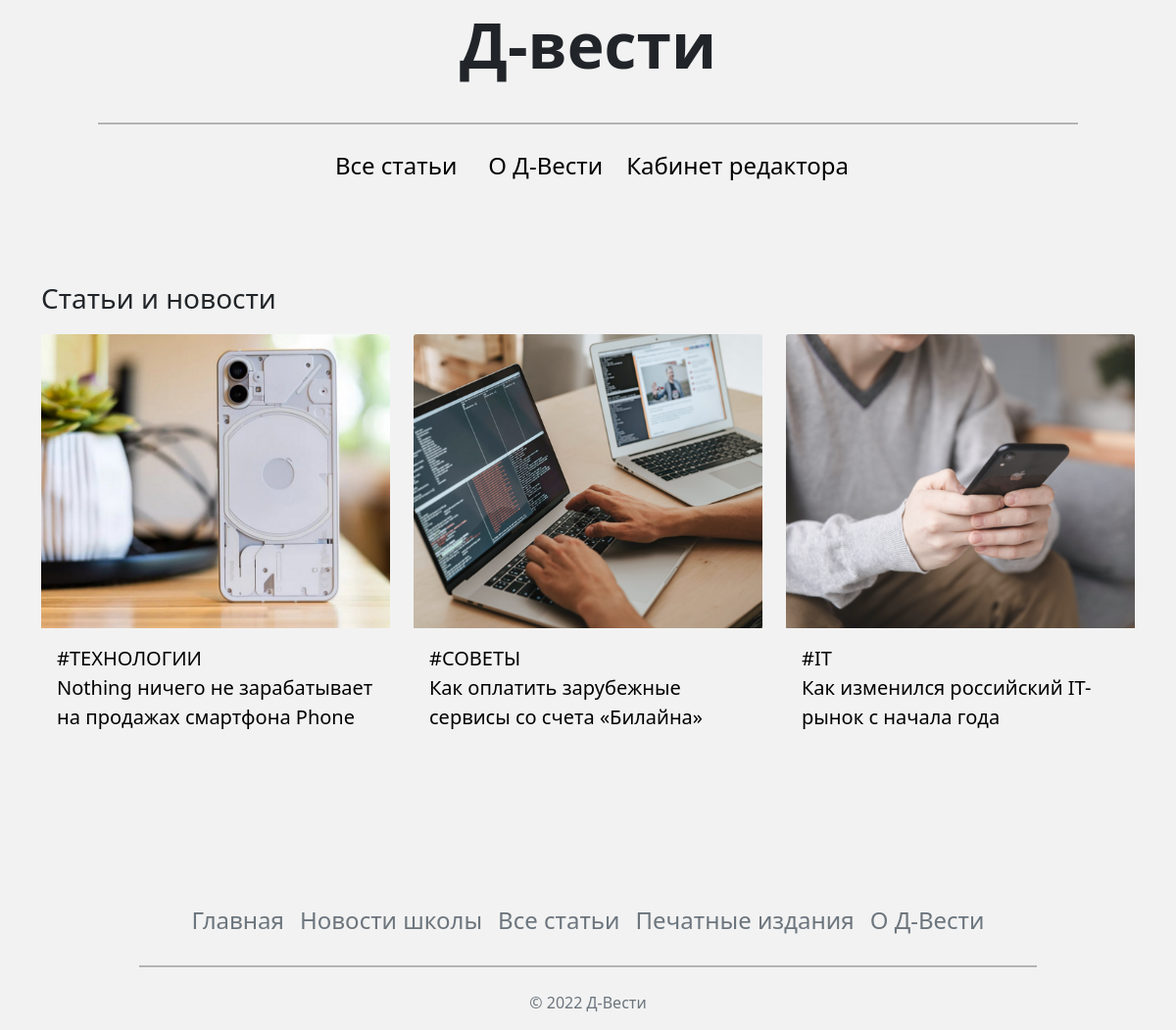
Before: / with the older database file.
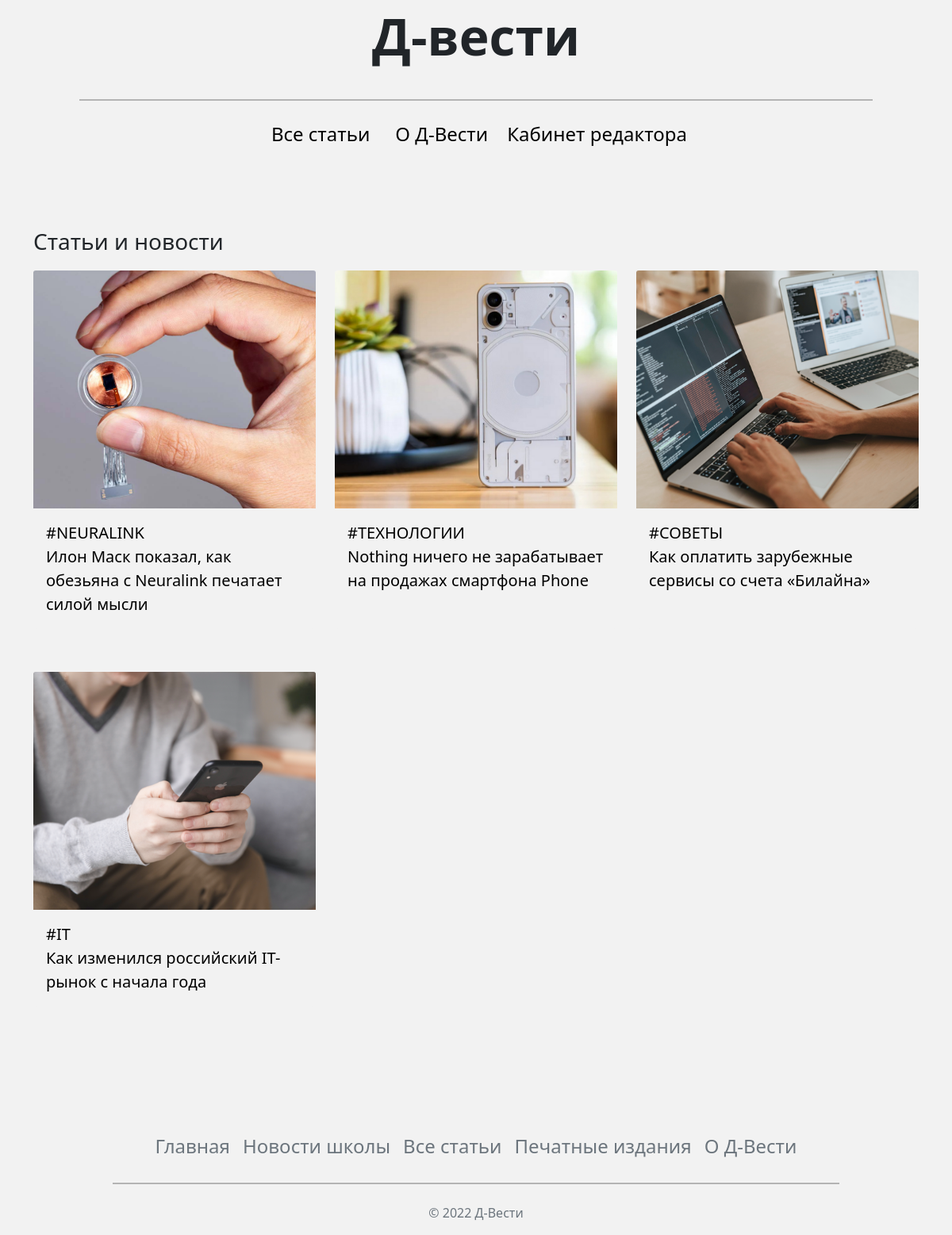
After: the same page with the newer database file.
### app.py (models this page shows)
class Article(db.Model):
    id = db.Column(db.Integer, primary_key=True)
    title_article = db.Column(db.String, nullable=False)
    tag = db.Column(db.String, nullable=False)
    text_article = db.Column(db.Text, nullable=False)
    main_img = db.Column(db.String, nullable=False)
    author = db.Column(db.String)
    date = db.Column(db.DateTime, default=datetime.utcnow())

### app.py (the view)
@app.route('/')
def index():
    users = db.session.execute(db.select(Article).order_by(db.desc(Article.id))).scalars()
    return render_template('main/index.html', users=users, title='Д-вести: статьи и новости')

### templates/main/index.html (shortened to what this page needs)
<!DOCTYPE html>
<html lang="en">
<head>
    {% include "main/links.html" %}
</head>
<body class="d-flex flex-column min-vh-100">
<h1 style="font-weight: 700; font-size: 64px" class="text-center mt-2 mb-4">Д-вести</h1>
<hr class="hr-before-header">
{% include "main/header.html" %}
<br><br><br>
<div class="container">
    <p class="title-part">Статьи и новости</p>
    <div class="row row-cols-1 row-cols-md-2 row-cols-lg-3 g-4">
        {% for user in users %}
        <div class="col card-margin-bottom">
            <div class="card h-100">
                <div class="box">
                    <a href="show_article/{{user.id}}"><img src="static/images/articles/{{ user.main_img }}" class="card-img-top"></a>
                </div>
                <div class="card-body">
                    <a href="show_article/{{user.id}}" class="text-href"><p class="card-text title-post">{{ user.tag }}</p></a>
                    <a href="show_article/{{user.id}}" class="text-href"><p class="card-text title-post">{{ user.title_article }}</p></a>
                </div>
            </div>
        </div>
        {% endfor %}
    </div>
</div>
<br><br><br><br><br>
{% include 'main/footer.html' %}
</body>
</html>

### templates/main/links.html (shortened to what this page needs)
<link rel="stylesheet" href="{{url_for('static', filename='main.css')}}">
<link href="https://cdn.jsdelivr.net/npm/bootstrap@5.1.3/dist/css/bootstrap.min.css" rel="stylesheet">

### templates/main/header.html
<header class="p-3 text-bg-dark">
  <div class="container">
    <div class="d-flex flex-wrap align-items-center justify-content-center">
      <ul class="nav col-xl-12 col-lg-12 col-md-12 col-sm-12 justify-content-center">
        <li><a href="/" class="nav-link px-2 ms-2 me-2">Все статьи</a></li>
        <li><a href="#" class="nav-link px-2 ms-2">О Д-Вести</a></li>
        <li><a href="{{url_for('dashboard')}}" class="nav-link px-2 ms-2">Кабинет редактора</a></li>
      </ul>
    </div>
  </div>
</header>

### templates/main/footer.html
<div class="container" style="margin-top: auto !important;">
    <footer class="py-0 my-0">
        <ul class="nav justify-content-center pb-1 mb-1">
            <li class="nav-item"><a href="#" class="nav-link px-2 text-muted">Главная</a></li>
            <li class="nav-item"><a href="#" class="nav-link px-2 text-muted">Новости школы</a></li>
            <li class="nav-item"><a href="#" class="nav-link px-2 text-muted">Все статьи</a></li>
            <li class="nav-item"><a href="#" class="nav-link px-2 text-muted">Печатные издания</a></li>
            <li class="nav-item"><a href="#" class="nav-link px-2 text-muted">О Д-Вести</a></li>
        </ul>
        <hr class="hr-before-header">
        <br>
        <p class="text-center text-muted">© 2022 Д-Вести </p>
    </footer>
</div>

### static/main.css (style rules this page uses)
body { background: #F2F2F2 !important; display: flex !important; min-height: 100vh !important; flex-direction: column !important; }
.nav-link { font-size: 24px; color: black !important; }
.hr-before-header { background-color: black; border-top: 2px solid black !important; margin-right: 100px; margin-left: 100px; margin-bottom: 0; }
.title-post { font-size: 20px !important; font-weight: 400; text-align: left !important; }
.text-href { text-decoration: none; color: black; transition: 0.2s; }
.card-margin-bottom { margin-bottom: 30px; }
.title-part { font-size: 28px; }
.box { position: relative; overflow:hidden; height:300px; }
.box img { position: absolute; top:50%; left: 50%; transform:translate(-50%,-50%); height:300px; object-fit:cover; }
.card { background-color: #F2F2F2 !important; border: none !important; }
img { display: block; max-width: 100%; object-fit: scale-down; }

Changed rows visible on the page:
added Article: main_img (picture), tag "#NEURALINK", title_article "Илон Маск показал, как обезьяна с Neuralink печатает силой мысли"
